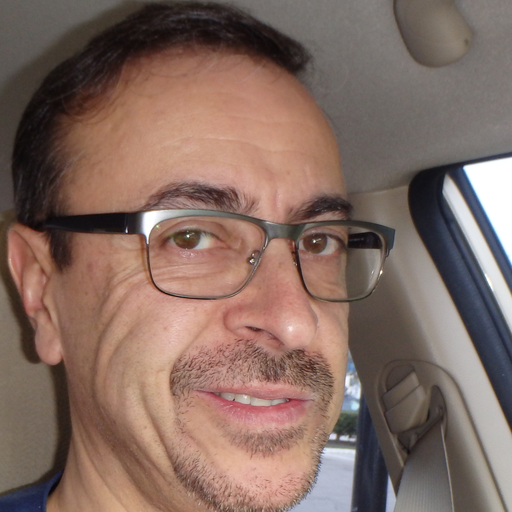
#> input picture datasets/real/01396.png, 512 x 512 px; its folder holds 4 pictures in this run
$ jupyter execute --allow-errors image_detection.ipynb
#> lines starting #> are read from the running program, lines starting #| are printed output that depends on the picture; pictures that were not available may be replaced by others from this repository, and a replacement may not be noted
[cell 1]
import os
import cv2
import numpy as np
import matplotlib.pyplot as plt
from tensorflow.keras.applications import ResNet50
from tensorflow.keras.applications.resnet50 import preprocess_input
from tensorflow.keras.preprocessing.image import ImageDataGenerator
from sklearn.linear_model import LogisticRegression
from sklearn.model_selection import train_test_split, StratifiedKFold, cross_val_score
from sklearn.metrics import classification_report, confusion_matrix

[cell 2]
# Function to augment images
def augment_images(image_paths, labels):
    datagen = ImageDataGenerator(rotation_range=30, width_shift_range=0.2,
                                 height_shift_range=0.2, shear_range=0.2,
                                 zoom_range=0.2, horizontal_flip=True,
                                 fill_mode='nearest')
    augmented_images = []
    augmented_labels = []
    for img_path, label in zip(image_paths, labels):
        img = cv2.imread(img_path)
        img = cv2.resize(img, (256, 256))
        img = preprocess_input(img)
        img = np.expand_dims(img, axis=0)
        for _ in range(5):  # Generate 5 augmented images per original
            aug_img = datagen.flow(img, batch_size=1)[0]
            augmented_images.append(aug_img[0])
            augmented_labels.append(label)
    return np.array(augmented_images), np.array(augmented_labels)

[cell 3]
# Function to extract features using ResNet50
def extract_features(images):
    model = ResNet50(weights='imagenet', include_top=False, input_shape=(256, 256, 3))
    features = model.predict(images)
    return features.reshape(features.shape[0], -1)

#> (a cell that did not finish here is left out)

[cell 5]
from skimage.feature import local_binary_pattern
import numpy as np

# Function to extract color histograms
def extract_color_histogram(image, bins=(8, 8, 8)):
    """Calculate the color histogram of an image."""
    hist = cv2.calcHist([image], [0, 1, 2], None, bins, [0, 256, 0, 256, 0, 256])
    cv2.normalize(hist, hist)
    return hist.flatten()

# Function to extract texture features using Local Binary Patterns
def extract_texture_features(image, num_points=24, radius=3):
    """Calculate texture features using Local Binary Patterns."""
    gray = cv2.cvtColor(image, cv2.COLOR_BGR2GRAY)
    lbp = local_binary_pattern(gray, num_points, radius, method='uniform')
    # Calculate histogram of the LBP features
    lbp_hist, _ = np.histogram(lbp.ravel(), bins=np.arange(0, num_points + 3), range=(0, num_points + 2))
    lbp_hist = lbp_hist.astype("float")
    lbp_hist /= lbp_hist.sum()  # Normalize
    return lbp_hist

# Extract color histograms and texture features
color_histograms = []
texture_features = []

for img_path in image_paths:
    img = cv2.imread(img_path)
#> img is the input picture: shape (512, 512, 3); mean B, G, R 97.7, 107, 131.1
    img = cv2.resize(img, (256, 256))  # Resize to maintain consistency
#> img: shape (256, 256, 3)
    color_histograms.append(extract_color_histogram(img))
    texture_features.append(extract_texture_features(img))
#> in extract_texture_features, `gray = cv2.cvtColor(image, cv2.COLOR_BGR2GRAY)`:
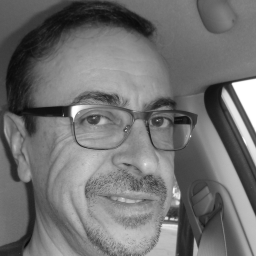
#> gray: shape (256, 256); min 9, max 255, mean 113.3
#> in extract_texture_features, `lbp = local_binary_pattern(gray, num_points, radius, method='uniform')`:
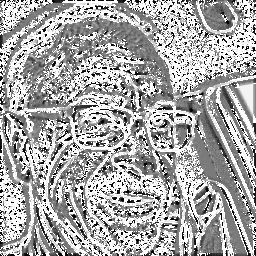
#> lbp: shape (256, 256) float64; min 0, max 25, mean 16.5; drawn with min black and max white
#> in extract_texture_features, `lbp_hist, _ = np.histogram(lbp.ravel(), bins=np.arange(0, num_points +..`: lbp_hist = 26 values, max 22712 at index 25, min 625 at index 19, mean 2520.6
#> in extract_texture_features, `lbp_hist /= lbp_hist.sum()`: lbp_hist = 26 values, max 0.347 at index 25, min 0.00954 at index 19, mean 0.0385
#> pass 2 of the loop `for img_path in image_paths:`:
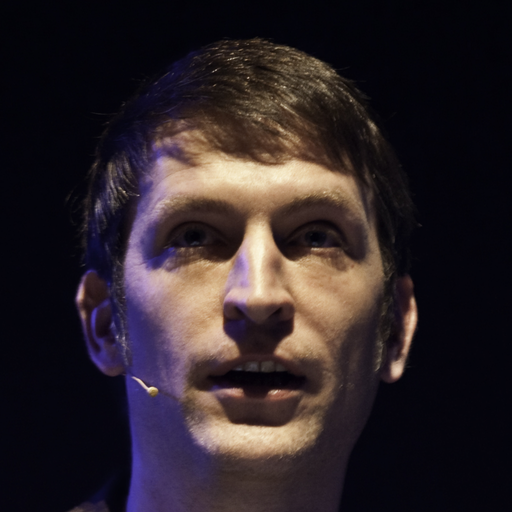
#> input picture datasets/real/01430.png, 512 x 512 px
#> img is the input picture: shape (512, 512, 3); mean B, G, R 40.2, 36, 45.4
#> img: shape (256, 256, 3)
#> in extract_texture_features (call 2), `gray = cv2.cvtColor(image, cv2.COLOR_BGR2GRAY)`:
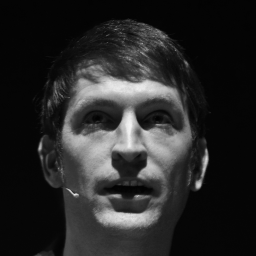
#> gray: shape (256, 256); min 2, max 244, mean 39.4
#> in extract_texture_features (call 2), `lbp = local_binary_pattern(gray, num_points, radius, method='uniform')`:
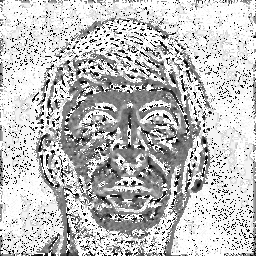
#> lbp: shape (256, 256) float64; min 0, max 25, mean 18.8; drawn with min black and max white
#> in extract_texture_features (call 2), `lbp_hist, _ = np.histogram(lbp.ravel(), bins=np.arange(0, num_points +..`: lbp_hist = 26 values, max 21903 at index 25, min 489 at index 5, mean 2520.6
#> in extract_texture_features (call 2), `lbp_hist /= lbp_hist.sum()`: lbp_hist = 26 values, max 0.334 at index 25, min 0.00746 at index 5, mean 0.0385
#> pass 3 of the loop `for img_path in image_paths:`:
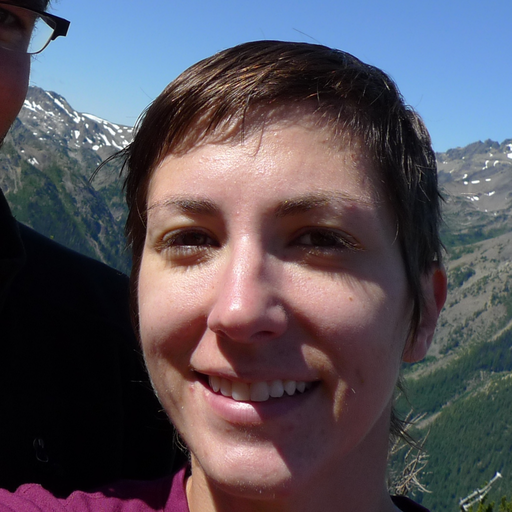
#> input picture datasets/real/02132.png, 512 x 512 px
#> img is the input picture: shape (512, 512, 3); mean B, G, R 92.3, 82.9, 87.7
#> img: shape (256, 256, 3)
#> in extract_texture_features (call 3), `gray = cv2.cvtColor(image, cv2.COLOR_BGR2GRAY)`:
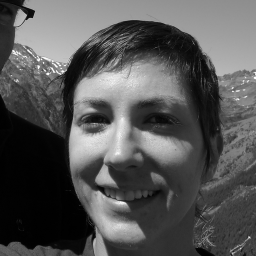
#> gray: shape (256, 256); min 0, max 255, mean 85.5
#> in extract_texture_features (call 3), `lbp = local_binary_pattern(gray, num_points, radius, method='uniform')`:
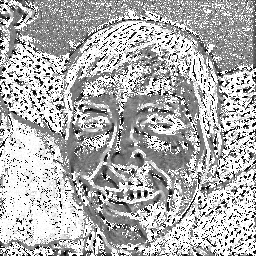
#> lbp: shape (256, 256) float64; min 0, max 25, mean 17.3; drawn with min black and max white
#> in extract_texture_features (call 3), `lbp_hist, _ = np.histogram(lbp.ravel(), bins=np.arange(0, num_points +..`: lbp_hist = 26 values, max 24119 at index 25, min 613 at index 19, mean 2520.6
#> in extract_texture_features (call 3), `lbp_hist /= lbp_hist.sum()`: lbp_hist = 26 values, max 0.368 at index 25, min 0.00935 at index 19, mean 0.0385
#> the loop made 5 passes; the first 3 are shown

# Convert lists to numpy arrays for compatibility with machine learning models
color_histograms = np.array(color_histograms)
texture_features = np.array(texture_features)

# Example output: Shape of extracted features
print(f"Color Histograms Shape: {color_histograms.shape}")
#| Color Histograms Shape: (5, 512)
print(f"Texture Features Shape: {texture_features.shape}")
#| Texture Features Shape: (5, 26)

[cell 6]
import pandas as pd
import seaborn as sns

# Visualize Color Histogram Averages
def visualize_color_histograms(color_histograms, labels):
    """Plot average color histograms for real and AI-generated images."""
    avg_real = np.mean(color_histograms[np.array(labels) == 0], axis=0)
    avg_ai = np.mean(color_histograms[np.array(labels) == 1], axis=0)

    plt.figure(figsize=(10, 5))
    plt.plot(avg_real, label='Real Images', color='blue')
    plt.plot(avg_ai, label='AI-Generated Images', color='red')
    plt.title("Average Color Histogram")
    plt.xlabel("Bins")
    plt.ylabel("Normalized Frequency")
    plt.legend()
    plt.show()
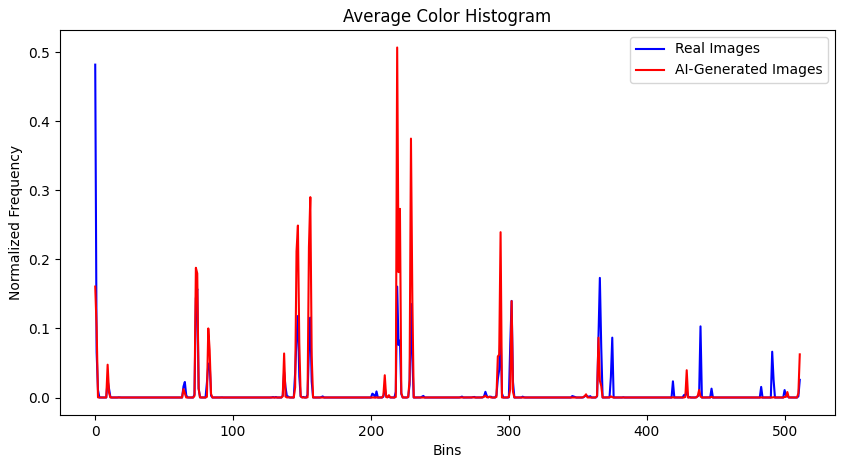
#> figure drawn by matplotlib, 1 panel; curve peaks at x = 0, y = 0.482; curve peaks at x = 219, y = 0.507

# Visualize Texture Feature Distribution
def visualize_texture_features(texture_features, labels):
    """Plot a heatmap of texture feature distributions."""
    texture_df = pd.DataFrame(texture_features, columns=[f"LBP_{i}" for i in range(texture_features.shape[1])])
    texture_df['Label'] = labels

    # Calculate averages for each class
    avg_features = texture_df.groupby('Label').mean().T
    avg_features.columns = ['Real', 'AI-Generated']

    # Plot heatmap
    plt.figure(figsize=(10, 7))
    sns.heatmap(avg_features, annot=True, fmt=".2f", cmap="coolwarm", cbar=True)
    plt.title("Average LBP Feature Distribution")
    plt.ylabel("LBP Features")
    plt.xlabel("Image Type")
    plt.show()
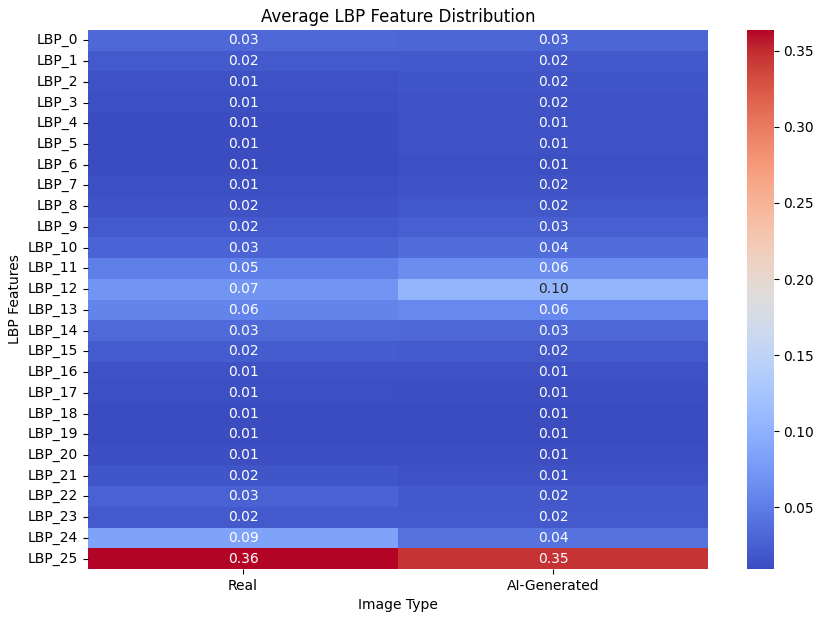
#> figure drawn by matplotlib, 2 panels

# Generate a Table of Feature Statistics
def generate_feature_statistics(color_histograms, texture_features, labels):
    """Create a summary table of feature statistics."""
    stats = {
        "Feature": ["Color Histograms Mean", "Color Histograms Std", "Texture Features Mean", "Texture Features Std"],
        "Real Images": [
            np.mean(color_histograms[np.array(labels) == 0]),
            np.std(color_histograms[np.array(labels) == 0]),
            np.mean(texture_features[np.array(labels) == 0]),
            np.std(texture_features[np.array(labels) == 0]),
        ],
        "AI-Generated Images": [
            np.mean(color_histograms[np.array(labels) == 1]),
            np.std(color_histograms[np.array(labels) == 1]),
            np.mean(texture_features[np.array(labels) == 1]),
            np.std(texture_features[np.array(labels) == 1]),
        ],
    }
    stats_df = pd.DataFrame(stats)
    print(stats_df)
    return stats_df

# Visualize Color Histograms
visualize_color_histograms(color_histograms, labels)

# Visualize Texture Features
visualize_texture_features(texture_features, labels)

# Generate and Display Feature Statistics Table
feature_stats = generate_feature_statistics(color_histograms, texture_features, labels)
